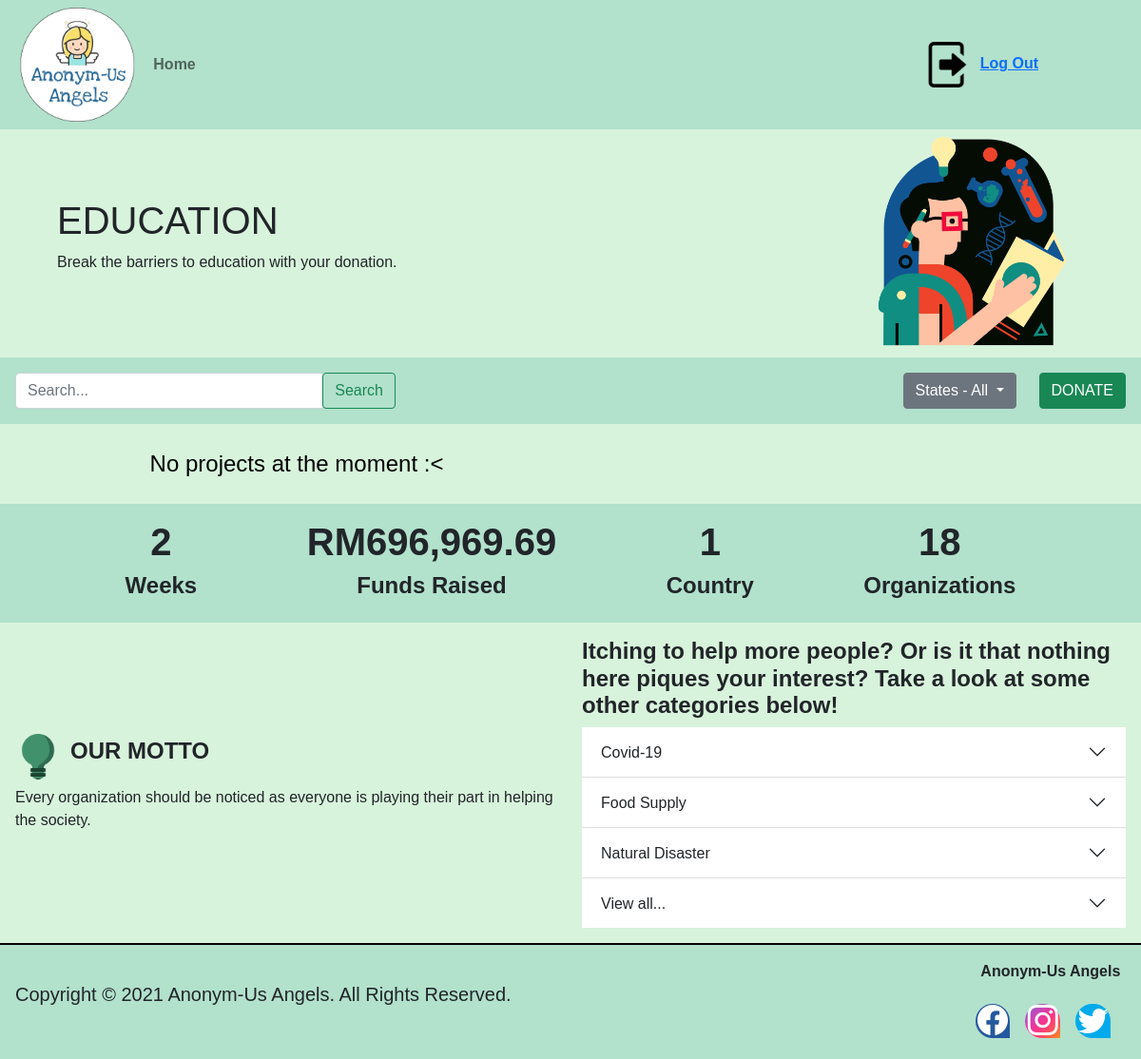
/categories/education.php, run on an earlier commit of the app's database.
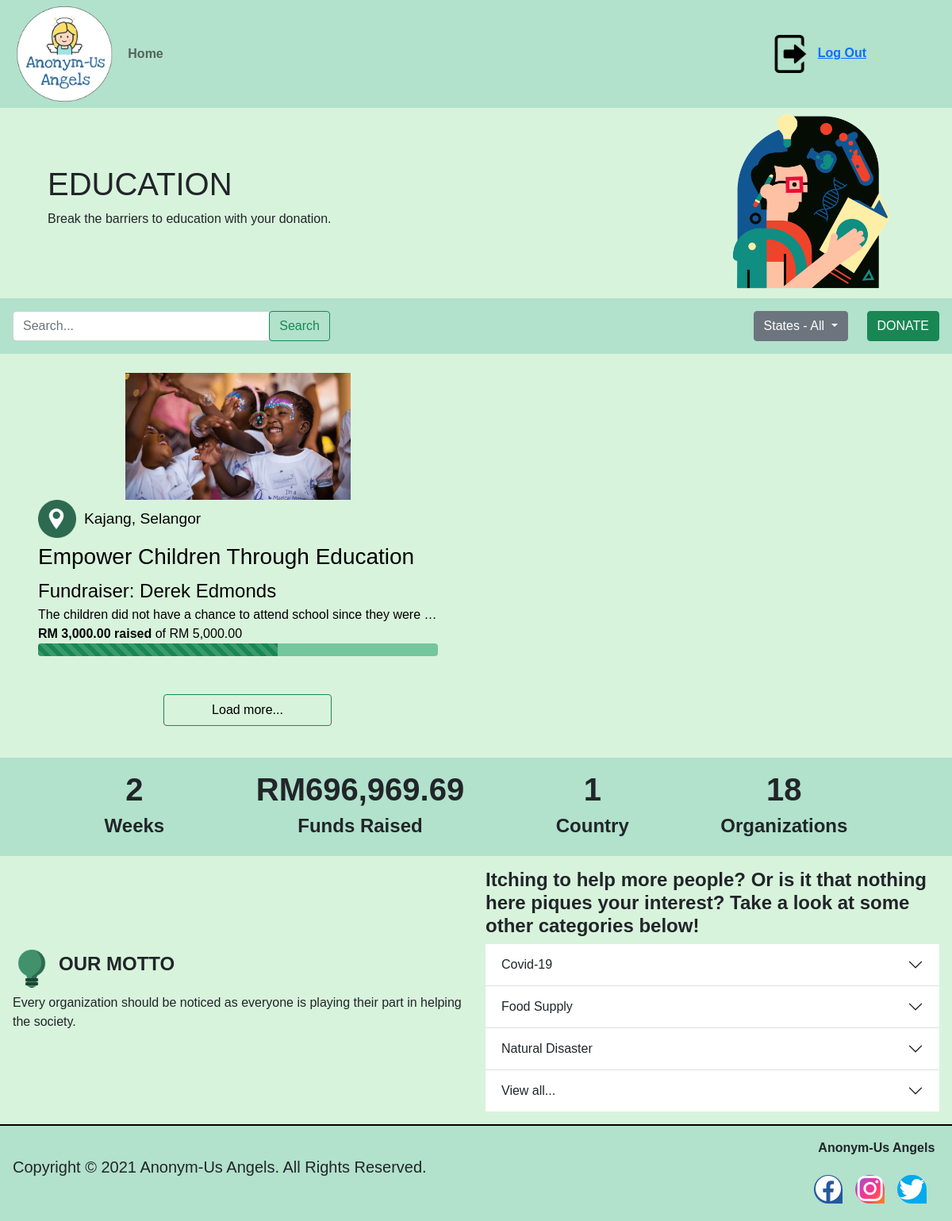
And on a later commit of the database.
### tables this page shows
CREATE TABLE `project` (
  `projectId` int(255) NOT NULL,
  `projectName` varchar(255) NOT NULL,
  `projectDescription` varchar(255) NOT NULL,
  `projectLocation` varchar(255) NOT NULL,
  `projectPhoto` varchar(255) NOT NULL,
  `projectGoalAmt` double NOT NULL,
  `projectStartingAmt` double NOT NULL,
  `projectGoalStatus` tinyint(1) NOT NULL,
  `projectCategory` enum('Covid-19','Education','Natural Disaster','Food Supply') DEFAULT NULL,
  `projectStartDate` date NOT NULL,
  `projectEndDate` date NOT NULL,
  `fundraiserId` int(255) NOT NULL
);

CREATE TABLE `user` (
  `userId` int(255) NOT NULL,
  `name` varchar(100) NOT NULL,
  `email` varchar(50) NOT NULL,
  `password` varchar(255) NOT NULL,
  `type` enum('donor','fundraiser','admin') NOT NULL
);

### categories/education.php (the view, shortened to what the changed rows need)
<!DOCTYPE html>
<html lang="en">
<head>
    <link href="https://cdn.jsdelivr.net/npm/bootstrap@5.1.1/dist/css/bootstrap.min.css" rel="stylesheet">
    <link href="../css/education.css" rel="stylesheet">
    <link href="../css/theme.css" rel="stylesheet">
    <?php include_once "../DbController.php"; ?>
</head>
<?php
$query = $pdo->prepare("SELECT * FROM project WHERE projectCategory = ?");
$query->execute(array("Education"));
$list = $query->fetchAll();
?>
<body>
    <?php include '../head-nested.php'; ?>
    <div class="d-flex top-banner align-items-center">
        <div class="banner-text">
            <h1>EDUCATION</h1>
        </div>
    </div>
    <div class="container-fluid project-list">
        <div class="row justify-content-center">
            <?php
            $count = 0;
            foreach ($list as $row) {
                $id             = $row['projectId'];
                $name           = $row['projectName'];
                $desc           = $row['projectDescription'];
                $location       = $row['projectLocation'];
                $photo          = $row['projectPhoto'];
                $goalMax        = $row['projectGoalAmt'];
                $goalNow        = $row['projectStartingAmt'];
                $goalMaxStr     = number_format($row['projectGoalAmt'], 2);
                $goalNowStr     = number_format($row['projectStartingAmt'], 2);
                $progress       = $goalNow / $goalMax * 100;
                $fundrasierID   = $row['fundraiserId'];
                $query = $pdo->prepare("SELECT `name` FROM user WHERE userID = ?");
                $query->execute(array("$fundrasierID"));
                $fundraiser = $query->fetchAll();
                $fundraiserName = $fundraiser[0]["name"];
                echo <<<_END
                    <div class="col-md px-5 py-2">
                        <a href="../project-info/project1.php?id=$id">
                            <div class="d-flex align-items-center pt-3">
                                <img src="../$photo" class="project-list-image">
                            </div>
                            <div class="d-inline-flex align-items-center">
                                <img src="../resources/img/location_icon.png" class="project-list-icon">
                                <div class="project-list-location">$location</div>
                            </div>
                            <div class="project-list-title h3">$name</div>
                            <div class="project-list-fundraiser">Fundraiser:&nbsp;$fundraiserName</div>
                            <div class="project-list-description">$desc</div>
                            <div class="d-inline-flex align-items-center">
                                <div class="project-list-funds-raised">RM&nbsp;$goalNowStr&nbsp;raised</div>
                                <div class="project-list-funds-raised-total">&nbsp;of RM&nbsp;$goalMaxStr</div>
                            </div>
                            <div class="progress project-list-progress">
                                <div class="progress-bar progress-bar-striped progress-bar-animated bg-success" role="progressbar" aria-valuenow="$progress" aria-valuemin="0" aria-valuemax="100" style="width: $progress%"></div>
                            </div>
                        </a>
                    </div>
_END;
                $count++;
                if (($count % 2) == 0) {
                    echo '<div class="w-100"></div>';
                } elseif (($count % 2) == 1 && $count > 0) {
                    echo '<div class="col-md"></div>';
                }
            }
            if (empty($list)) {
                echo <<<_END
                    <div class="row">
                        <div class="col-md">
                            <div class="d-flex justify-content-center my-4 project-list-fundraiser">
                                No projects at the moment :<
                            </div>
                        </div>
                    </div>
_END;
            } else {
                echo <<<_END
                    <div class="row">
                        <div class="col-md">
                            <div class="d-flex justify-content-center">
                                <button class="btn btn-outline-success load-more-btn" type="button">Load more...</button>
                            </div>
                        </div>
                    </div>
_END;
            }
            ?>
        </div>
    </div>
        <div class="container-fluid bottom-banner">
            <div class="row">
                <div class="col-md container bottom-banner-accordion">
                    <div class="accordion accordion-flush" id="accordionFlushExample">
                        <div class="accordion-item">
                            <h2 class="accordion-header" id="flush-headingOne">
                                <button class="accordion-button collapsed" type="button" data-bs-toggle="collapse" data-bs-target="#flush-collapseOne" aria-expanded="false" aria-controls="flush-collapseOne">
                                    Covid-19
                                </button>
                            </h2>
                        </div>
                        <div class="accordion-item">
                            <h2 class="accordion-header" id="flush-headingTwo">
                                <button class="accordion-button collapsed" type="button" data-bs-toggle="collapse" data-bs-target="#flush-collapseTwo" aria-expanded="false" aria-controls="flush-collapseTwo">
                                    Food Supply
                                </button>
                            </h2>
                        </div>
                        <div class="accordion-item">
                            <h2 class="accordion-header" id="flush-headingThree">
                                <button class="accordion-button collapsed" type="button" data-bs-toggle="collapse" data-bs-target="#flush-collapseThree" aria-expanded="false" aria-controls="flush-collapseThree">
                                    Natural Disaster
                                </button>
                            </h2>
                        </div>
                        <div class="accordion-item">
                            <h2 class="accordion-header" id="flush-headingFour">
                                <button class="accordion-button collapsed" type="button" data-bs-toggle="collapse" data-bs-target="#flush-collapseFour" aria-expanded="false" aria-controls="flush-collapseThree">
                                    View all...
                                </button>
                            </h2>
                        </div>
                    </div>
                </div>
            </div>
        </div>
        <?php include '../foot-nested.php'; ?>
</body>
</html>

What changed in the data, as far as the page shows it:
added project: projectPhoto (picture), projectLocation "Kajang, Selangor", projectName "Empower Children Through Education", user.name "Derek Edmonds", projectDescription "The children did not have a chance to attend school since they were…", projectStartingAmt "3,000.00", projectGoalAmt "5,000.00"
Also different on the page:
text no longer shown: "No projects at the moment :<"
text now shown: "Load more..."
